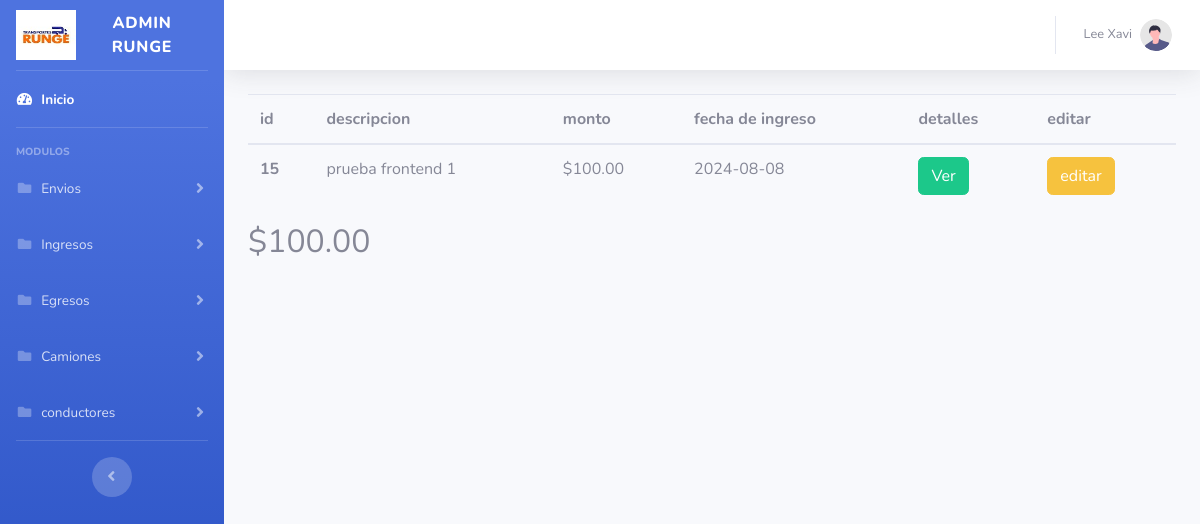
The app's page /php/viewIngresosManuales, older data.
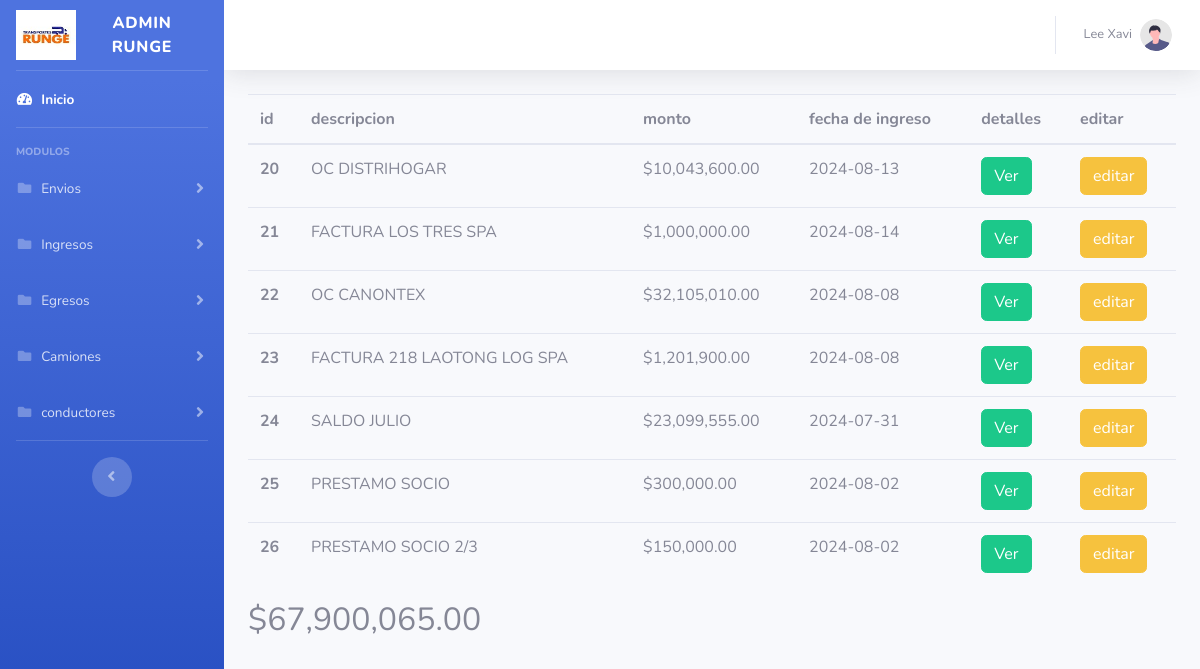
The same page, newer data.
### tables this page shows
CREATE TABLE `ingresosmanuales` (
  `idIngresosManuales` int(11) NOT NULL,
  `descripcionIngresosManuales` text DEFAULT NULL,
  `monto` double DEFAULT NULL,
  `fechaIngresoManual` date DEFAULT NULL
);

### php/ingresosmanuales.php (called while the page is built, shortened)
<?php
function listaringresosManuales($con){
    $mensaje = "no hay ingresos manuales registrados";
    $usuarios = [];
    $sqlUsarios = "SELECT* from ingresosmanuales;";
    $resultUsuarios = $con->query($sqlUsarios);
    if ($resultUsuarios->num_rows > 0) {
        while ($rowUsuarios = $resultUsuarios->fetch_assoc()) {
            $usuarios[] = $rowUsuarios;
        }
    } else {
        return $mensaje;
    }
    return $usuarios;
}
function sumatoriaIngresosManuales($listaIngresosManuales){
    $total=0;
    $resultados=$listaIngresosManuales;
    $tipoderepuesta=gettype($resultados);
    if($tipoderepuesta=="array"){
        $total=0;
        foreach ($resultados as $ingreso) {
            $total+=$ingreso['monto'];
        }
    }else if($tipoderepuesta=="string"){
        $total=0;
    }
    return $total;
}
?>

### php/viewIngresosManuales.php (the view, shortened to what this page needs)
<?php
include_once('conection.php');
include_once('ingresosmanuales.php');
$ingresos=listaringresosManuales($conexion);
$total=sumatoriaIngresosManuales($ingresos);
?>
<!DOCTYPE html>
<html lang="en">
<head>
    <link href="../vendor/fontawesome-free/css/all.min.css" rel="stylesheet" type="text/css">
    <link href="../css/sb-admin-2.min.css" rel="stylesheet">
</head>
<body id="page-top">
    <div id="wrapper">
        <ul class="navbar-nav bg-gradient-primary sidebar sidebar-dark accordion" id="accordionSidebar">
            <a class="sidebar-brand d-flex align-items-center justify-content-center" href="admin">
                <div class="sidebar-brand-icon">
                    <img src="../assetspersonal/img/logorunge.jpg" alt="" width="60" height="50">
                </div>
                <div class="sidebar-brand-text mx-3">Admin runge</div>
            </a>
            <hr class="sidebar-divider my-0">
            <li class="nav-item active">
                <a class="nav-link" href="index.html">
                    <i class="fas fa-fw fa-tachometer-alt"></i>
                    <span>Inicio</span></a>
            </li>
            <hr class="sidebar-divider">
            <div class="sidebar-heading">
                Modulos
            </div>
            <li class="nav-item">
                <a class="nav-link collapsed" href="#" data-toggle="collapse" data-target="#collapsePages" aria-expanded="true" aria-controls="collapsePages">
                    <i class="fas fa-fw fa-folder"></i>
                    <span>Envios</span>
                </a>
            </li>
            <li class="nav-item">
                <a class="nav-link collapsed" href="#" data-toggle="collapse" data-target="#collapsePagesingresosManuales"
                    aria-expanded="true" aria-controls="collapsePagesingresosManuales">
                    <i class="fas fa-fw fa-folder"></i>
                    <span>Ingresos</span>
                </a>
            </li>
            <li class="nav-item">
                <a class="nav-link collapsed" href="#" data-toggle="collapse" data-target="#collapsePagesEgresosManuales"
                    aria-expanded="true" aria-controls="collapsePagesingresosManuales">
                    <i class="fas fa-fw fa-folder"></i>
                    <span>Egresos</span>
                </a>
            </li>
            <li class="nav-item">
                <a class="nav-link collapsed" href="#" data-toggle="collapse" data-target="#collapsePagescamiones" aria-expanded="true" aria-controls="collapsePages">
                    <i class="fas fa-fw fa-folder"></i>
                    <span>Camiones</span>
                </a>
            </li>
            <li class="nav-item">
                <a class="nav-link collapsed" href="#" data-toggle="collapse" data-target="#collapsePagesconductores" aria-expanded="true" aria-controls="collapsePages">
                    <i class="fas fa-fw fa-folder"></i>
                    <span>conductores</span>
                </a>
            </li>
            <hr class="sidebar-divider d-none d-md-block">
            <div class="text-center d-none d-md-inline">
                <button class="rounded-circle border-0" id="sidebarToggle"></button>
            </div>
        </ul>
        <div id="content-wrapper" class="d-flex flex-column">
            <div id="content">
                <nav class="navbar navbar-expand navbar-light bg-white topbar mb-4 static-top shadow">
                    <ul class="navbar-nav ml-auto">
                        <li class="nav-item dropdown no-arrow">
                            <a class="nav-link dropdown-toggle" href="#" id="userDropdown" role="button" data-toggle="dropdown" aria-haspopup="true" aria-expanded="false">
                                <span class="mr-2 d-none d-lg-inline text-gray-600 small">Lee Xavi</span>
                                <img class="img-profile rounded-circle" src="../img/undraw_profile.svg">
                            </a>
                        </li>
                    </ul>
                </nav>
                <div class="container-fluid">
                    <table class="table">
                        <thead>
                            <tr>
                                <th scope="col">id</th>
                                <th scope="col">descripcion</th>
                                <th scope="col">monto</th>
                                <th scope="col">fecha de ingreso</th>
                                <th scope="col">detalles</th>
                                <th scope="col">editar</th>
                            </tr>
                        </thead>
                        <tbody>
                            <?php
                                $tipodeRespuesta=gettype($ingresos);
                                if($tipodeRespuesta =='array'){
                                foreach ($ingresos as $ingreso) {
                                echo '
                                <tr>
                                <th scope="row">'.$ingreso['idIngresosManuales'].'</th>
                                <td>'.$ingreso['descripcionIngresosManuales'].'</td>
                                <td>$'.number_format($ingreso['monto'],2,'.',',').'</td>
                                <td>'.$ingreso['fechaIngresoManual'].'</td>
                                <td>
                                <form action="detalleEnvio" method="POST">
                                <input type="hidden" id="linkFoto" name="idEnvio" value="'.$ingreso['idIngresosManuales'].'" />
                                <button type="submit" class="btn btn-success">Ver</button>
                                </form>
                                </td>
                                 <td>
                                <form action="editarEnvioView" method="POST">
                                <input type="hidden" id="linkFoto" name="idEnvio" value="'.$ingreso['idIngresosManuales'].'" />
                                <button type="submit" class="btn btn-warning">editar</button>
                                </form>
                                </td>
                                 </tr>
                                ';
                            }}else if($tipodeRespuesta=='string'){
                                echo '<tr><td colspan="5">No se encontraron ingresos manuales.</td></tr>';
                            }
                            ?>
                        </tbody>
                    </table>
                    <h2><?php echo '$'.number_format($total, 2, '.', ','); ?></h2>
                </div>
            </div>
        </div>
</body>
</html>

Row changes from the older to the newer data that the page shows:
removed ingresosmanuales: idIngresosManuales "15", descripcionIngresosManuales "prueba frontend 1", monto "100.00", fechaIngresoManual "2024-08-08"
added ingresosmanuales: idIngresosManuales "20", descripcionIngresosManuales "OC DISTRIHOGAR", monto "10,043,600.00", fechaIngresoManual "2024-08-13"
added ingresosmanuales: idIngresosManuales "21", descripcionIngresosManuales "FACTURA LOS TRES SPA", monto "1,000,000.00", fechaIngresoManual "2024-08-14"
added ingresosmanuales: idIngresosManuales "22", descripcionIngresosManuales "OC CANONTEX", monto "32,105,010.00", fechaIngresoManual "2024-08-08"
added ingresosmanuales: idIngresosManuales "23", descripcionIngresosManuales "FACTURA 218 LAOTONG LOG SPA", monto "1,201,900.00", fechaIngresoManual "2024-08-08"
added ingresosmanuales: idIngresosManuales "24", descripcionIngresosManuales "SALDO JULIO", monto "23,099,555.00", fechaIngresoManual "2024-07-31"
added ingresosmanuales: idIngresosManuales "25", descripcionIngresosManuales "PRESTAMO SOCIO", monto "300,000.00", fechaIngresoManual "2024-08-02"
added ingresosmanuales: idIngresosManuales "26", descripcionIngresosManuales "PRESTAMO SOCIO 2/3", monto "150,000.00", fechaIngresoManual "2024-08-02"
Text that changed along with them:
$total: "100.00" → "67,900,065.00"
